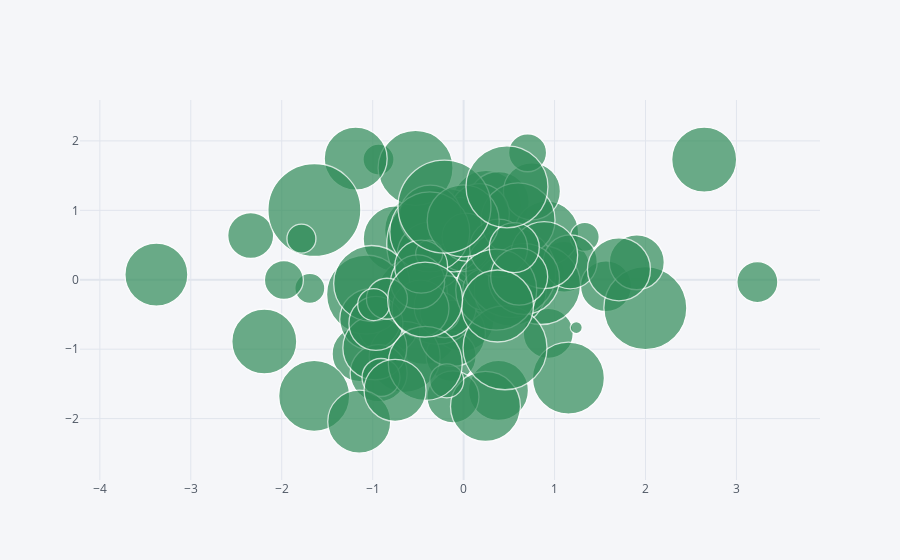

Notebook code for this chart:
### Markdown cell above
**Bubble Plots**

### Code cell
df.iplot(kind='bubble', x='A',y='B', size='C', colors='seagreen')

### Figure 1 — Plotly figure (JSON) as saved in the notebook; plotly's stock layout.template omitted (floating-point values rounded to 4 significant figures)
{"data": [{"marker": {"color": ["seagreen", "seagreen", "seagreen", "seagreen", "seagreen", "seagreen", "seagreen", "seagreen", "seagreen", "seagreen", "seagreen", "seagreen", "seagreen", "seagreen", "seagreen", "seagreen", "seagreen", "seagreen", "seagreen", "seagreen", "seagreen", "seagreen", "seagreen", "seagreen", "seagreen", "seagreen", "seagreen", "seagreen", "seagreen", "seagreen", "seagreen", "seagreen", "seagreen", "seagreen", "seagreen", "seagreen", "seagreen", "seagreen", "seagreen", "seagreen", "seagreen", "seagreen", "seagreen", "seagreen", "seagreen", "seagreen", "seagreen", "seagreen", "seagreen", "seagreen", "seagreen", "seagreen", "seagreen", "seagreen", "seagreen", "seagreen", "seagreen", "seagreen", "seagreen", "seagreen", "seagreen", "seagreen", "seagreen", "seagreen", "seagreen", "seagreen", "seagreen", "seagreen", "seagreen", "seagreen", "seagreen", "seagreen", "seagreen", "seagreen", "seagreen", "seagreen", "seagreen", "seagreen", "seagreen", "seagreen", "seagreen", "seagreen", "seagreen", "seagreen", "seagreen", "seagreen", "seagreen", "seagreen", "seagreen", "seagreen", "seagreen", "seagreen", "seagreen", "seagreen", "seagreen", "seagreen", "seagreen", "seagreen", "seagreen", "seagreen"], "line": {"width": 1.3}, "size": [78, 78, 55, 69, 54, 65, 63, 52, 70, 35, 60, 51, 44, 42, 61, 67, 50, 61, 61, 64, 37, 63, 66, 80, 50, 31, 64, 112, 52, 79, 52, 70, 77, 68, 51, 71, 53, 66, 12, 79, 36, 51, 72, 70, 61, 30, 57, 40, 46, 79, 29, 64, 62, 57, 41, 72, 76, 75, 54, 63, 60, 62, 34, 48, 71, 90, 74, 80, 84, 38, 38, 41, 83, 93, 63, 57, 54, 39, 71, 67, 55, 58, 29, 65, 74, 81, 27, 62, 54, 57, 72, 72, 63, 53, 93, 50, 41, 32, 82, 75], "symbol": "circle"}, "mode": "markers", "text": "", "type": "scatter", "x": [0.3216, -0.219, -1.144, -0.4336, 0.1642, 2.645, -3.378, 0.4305, 0.2473, 0.9136, 0.3832, 1.105, 0.1095, 0.5162, -0.8303, -0.5006, 0.9308, 0.04174, 0.3855, 0.9137, -0.8242, -0.01256, -0.7419, 0.2616, -0.1375, -0.9358, 0.01056, -0.2297, -0.1175, -0.2838, 0.05243, -0.5627, 0.3496, -0.3579, 1.566, -0.6482, 0.001112, -0.1232, 1.239, -1.073, -0.0393, -0.1063, 1.153, 0.2404, -1.027, -1.691, -0.9343, -0.2592, -2.341, 0.8515, 1.332, -0.9762, -0.2034, 0.7511, 0.2168, 0.5133, -1.011, -0.5284, -0.9644, -1.187, 0.1731, -0.367, -0.1855, 0.02617, -1.643, 0.5203, 0.5986, -0.3721, 0.4553, 0.7036, -0.9086, 3.23, 1.998, -1.641, -1.148, -0.4744, 1.173, -1.976, 0.664, 0.886, 1.904, 0.3844, -1.783, -2.192, -0.4216, 0.3587, -0.3788, -0.7539, -0.5059, 0.6111, 0.3729, -0.004534, 1.708, -0.4669, -0.2108, 0.5568, -0.843, -0.9891, 0.4767, -0.4233], "y": [0.2016, 0.1997, -1.07, -0.7233, -0.1349, 1.73, 0.07379, 0.6765, 1.07, 0.1041, -1.594, 0.1872, -0.4866, -0.2785, -0.6376, 0.7174, -0.7728, 0.1197, 1.12, 0.6706, -1.184, -0.5754, 0.5897, 0.09668, -1.102, 1.73, 0.7611, 0.5108, -1.688, -0.3602, 0.5075, -0.201, 0.2182, 0.344, -0.09343, -1.111, 0.4981, -0.7727, -0.6884, -0.2129, 0.9256, 0.4809, -1.417, -1.825, -0.5706, -0.1233, -1.346, -0.4676, 0.6374, -0.07598, 0.6169, -0.982, -0.3867, 1.274, -0.1424, -0.1486, -0.05411, 1.61, -0.6288, 1.746, 0.9519, 0.9177, -1.456, 0.6141, -1.674, 0.1052, 0.8621, 0.6896, -0.98, 1.829, -1.408, -0.03299, -0.4079, 1.004, -2.044, -0.4158, 0.2587, -0.003667, 0.01321, 0.3552, 0.2516, 0.4556, 0.5922, -0.8895, -1.206, -0.1432, 0.3759, -1.593, -0.03083, 0.04531, -0.3779, 0.8494, 0.1507, 0.1887, 1.054, 0.4631, -0.2736, -0.3581, 1.338, -0.2878]}], "layout": {"legend": {"bgcolor": "#F5F6F9", "font": {"color": "#4D5663"}}, "paper_bgcolor": "#F5F6F9", "plot_bgcolor": "#F5F6F9", "title": {"font": {"color": "#4D5663"}}, "xaxis": {"gridcolor": "#E1E5ED", "showgrid": true, "tickfont": {"color": "#4D5663"}, "title": {"font": {"color": "#4D5663"}, "text": ""}, "zerolinecolor": "#E1E5ED"}, "yaxis": {"gridcolor": "#E1E5ED", "showgrid": true, "tickfont": {"color": "#4D5663"}, "title": {"font": {"color": "#4D5663"}, "text": ""}, "zerolinecolor": "#E1E5ED"}}}
